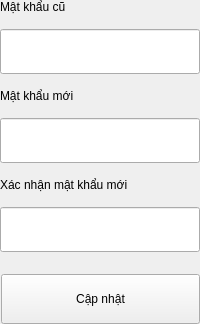
                   <widget class="QWidget" name="pageSecurity">
                    <layout class="QVBoxLayout">
                     <property name="spacing">
                      <number>15</number>
                     </property>
                     <property name="margin">
                      <number>0</number>
                     </property>
                     <item>
                      <widget class="QLabel">
                       <property name="text">
                        <string>Mật khẩu cũ</string>
                       </property>
                       <property name="cssClass">
                        <string>FormLabel</string>
                       </property>
                      </widget>
                     </item>
                     <item>
                      <widget class="QLineEdit">
                       <property name="cssClass">
                        <string>FormInput</string>
                       </property>
                       <property name="minimumSize">
                        <size>
                         <width>0</width>
                         <height>45</height>
                        </size>
                       </property>
                       <property name="echoMode">
                        <enum>QLineEdit::Password</enum>
                       </property>
                      </widget>
                     </item>
                     <item>
                      <widget class="QLabel">
                       <property name="text">
                        <string>Mật khẩu mới</string>
                       </property>
                       <property name="cssClass">
                        <string>FormLabel</string>
                       </property>
                      </widget>
                     </item>
                     <item>
                      <widget class="QLineEdit">
                       <property name="cssClass">
                        <string>FormInput</string>
                       </property>
                       <property name="minimumSize">
                        <size>
                         <width>0</width>
                         <height>45</height>
                        </size>
                       </property>
                       <property name="echoMode">
                        <enum>QLineEdit::Password</enum>
                       </property>
                      </widget>
                     </item>
                     <item>
                      <widget class="QLabel">
                       <property name="text">
                        <string>Xác nhận mật khẩu mới</string>
                       </property>
                       <property name="cssClass">
                        <string>FormLabel</string>
                       </property>
                      </widget>
                     </item>
                     <item>
                      <widget class="QLineEdit">
                       <property name="cssClass">
                        <string>FormInput</string>
                       </property>
                       <property name="minimumSize">
                        <size>
                         <width>0</width>
                         <height>45</height>
                        </size>
                       </property>
                       <property name="echoMode">
                        <enum>QLineEdit::Password</enum>
                       </property>
                      </widget>
                     </item>
                     <item>
                      <spacer>
                       <property name="orientation">
                        <enum>Qt::Vertical</enum>
                       </property>
                      </spacer>
                     </item>
                     <item>
                      <layout class="QHBoxLayout">
                       <item>
                        <spacer />
                       </item>
                       <item>
                        <widget class="QPushButton">
                         <property name="text">
                          <string>Cập nhật</string>
                         </property>
                         <property name="cssClass">
                          <string>BtnUpdate</string>
                         </property>
                         <property name="minimumSize">
                          <size>
                           <width>160</width>
                           <height>50</height>
                          </size>
                         </property>
                        </widget>
                       </item>
                      </layout>
                     </item>
                    </layout>
                   </widget>
